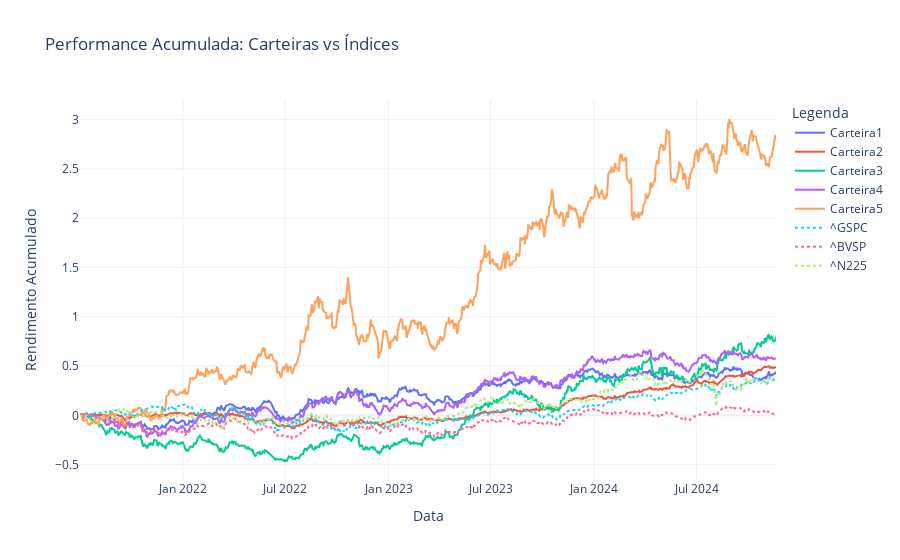

Write notebook code for a chart like this one.
### Code cell
start = '2021-07-01'
ativos = {
    'BBAS3.SA': [start, 0.209],  
    'CSNA3.SA': [start, 0.042],  
    'FLRY3.SA': [start,  0.051],
    'ITSA4.SA': [start, 0.089],
    'KEPL3.SA': [start, 0.175],
    'KLBN4.SA': [start, 0.083],
    'TAEE4.SA': [start, 0.061],
    'MGLU3.SA': [start, 0.002],
    'UNIP6.SA': [start, 0.107],
    'GOAU4.SA': [start, 0.18],
 
}
perpectiva = {
    'LFTS11.SA': [start,0.25],
    'BBAS3.SA':[start,0.07],
    'CEAB3.SA':[start,0.03],
    'CMIN3.SA':[start,0.04],
    'JBSS3.SA':[start,0.05],
    'KLBN11.SA':[start,0.06],
    'MRFG3.SA':[start,0.04],
    'PETR4.SA':[start,0.05],
    'PSSA3.SA':[start,0.07],
    'SUZB3.SA':[start,0.05],
    'VALE3.SA':[start,0.07],
    'IVVB11.SA':[start,0.04],
    'NASD11.SA':[start,0.02],
    'GOLD11.SA':[start,0.08],
    'HASH11.SA':[start,0.04],
    'XINA11.SA':[start,0.04]
}
smallblue3 = {
    'BLAU3.SA':[start,0.08],
    'BRAV3.SA':[start,0.05],
    'CEAB3.SA':[start,0.14],
    'CSMG3.SA':[start,0.12],
    'CYRE3.SA':[start,0.09],
    'DIRR3.SA':[start,0.11],
    'MDNE3.SA':[start,0.08],
    'PLPL3.SA':[start,0.07],
    'POMO4.SA':[start,0.11]
}
recomrico = {
    'BBAS3.SA':[start,0.1],
    'BRSR6.SA':[start,0.1],
    'BRAP4.SA':[start,0.1],
    'EVEN3.SA':[start,0.1],
    'JHSF3.SA':[start,0.1],
    'LAVV3.SA':[start,0.1],
    'PETR4.SA':[start,0.1],
    'RECV3.SA':[start,0.1],
    'STBP3.SA':[start,0.1],
    'TIMS3.SA':[start,0.1],

}
test = {
    'PETR3.SA':[start,1]
}

indices = ['^GSPC', '^BVSP','^N225']  
data_comparacao = (start, '2024-11-20') # datas de compra precisam ser antes da primeira data desse intervalo
wallet_list=[ativos,perpectiva,smallblue3,recomrico,test]

resultado = criar_comparacao_carteiras( indices, data_comparacao,*wallet_list)

### Figure 1 — Plotly figure (JSON) as saved in the notebook; plotly's stock layout.template omitted (floating-point values rounded to 4 significant figures; data arrays with more than 128 entries replaced by an {"elided": "..."} marker saying what was removed)
{"data": [{"line": {"width": 2}, "mode": "lines", "name": "Carteira1", "type": "scatter", "x": {"elided": "882 str values"}, "y": {"elided": "882 float values"}}, {"line": {"width": 2}, "mode": "lines", "name": "Carteira2", "type": "scatter", "x": {"elided": "882 str values"}, "y": {"elided": "882 float values"}}, {"line": {"width": 2}, "mode": "lines", "name": "Carteira3", "type": "scatter", "x": {"elided": "882 str values"}, "y": {"elided": "882 float values"}}, {"line": {"width": 2}, "mode": "lines", "name": "Carteira4", "type": "scatter", "x": {"elided": "882 str values"}, "y": {"elided": "882 float values"}}, {"line": {"width": 2}, "mode": "lines", "name": "Carteira5", "type": "scatter", "x": {"elided": "882 str values"}, "y": {"elided": "882 float values"}}, {"line": {"dash": "dot", "width": 2}, "mode": "lines", "name": "^GSPC", "type": "scatter", "x": {"elided": "882 str values"}, "y": {"elided": "882 float values"}}, {"line": {"dash": "dot", "width": 2}, "mode": "lines", "name": "^BVSP", "type": "scatter", "x": {"elided": "882 str values"}, "y": {"elided": "882 float values"}}, {"line": {"dash": "dot", "width": 2}, "mode": "lines", "name": "^N225", "type": "scatter", "x": {"elided": "882 str values"}, "y": {"elided": "882 float values"}}], "layout": {"legend": {"title": {"text": "Legenda"}}, "title": {"text": "Performance Acumulada: Carteiras vs Índices"}, "xaxis": {"title": {"text": "Data"}}, "yaxis": {"title": {"text": "Rendimento Acumulado"}}}}
